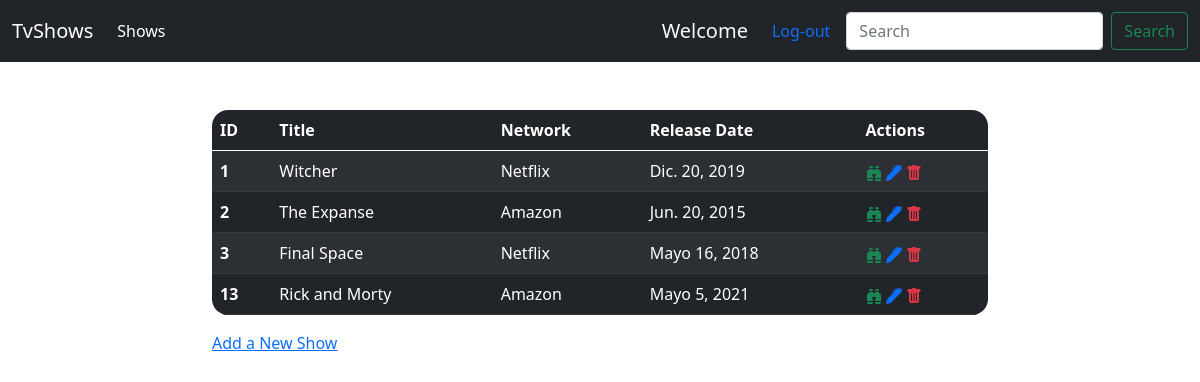
The app's page /shows (signed in), older data.
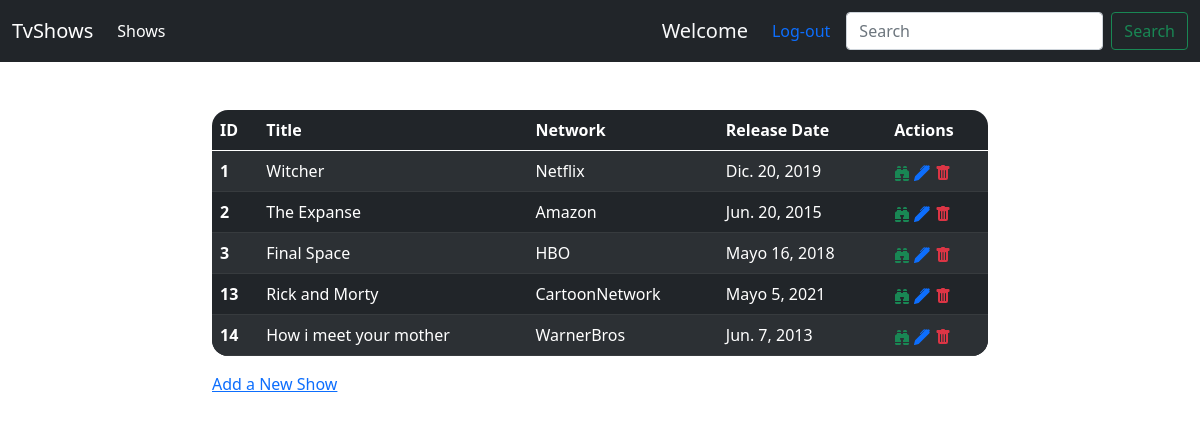
The same page, newer data.
### shows/models.py (models this page shows, shortened)
class Shows(models.Model):
    title = models.CharField(max_length=255,unique=True)
    desc = models.CharField(max_length=855)
    release_date = models.DateField()
    created_at = models.DateTimeField(auto_now_add=True)
    updated_at = models.DateTimeField(auto_now=True)
    network = models.ForeignKey(Networks,related_name="show",on_delete = models.CASCADE)
    img = models.URLField(default="https://img.freepik.com/free-vector/tv-show-neon-sign-style-text_44523-738.jpg?size=338&ext=jpg")
    objects = ShowsManager()

class Networks(models.Model):
    name = models.CharField(max_length=50)
    created_at = models.DateTimeField(auto_now_add=True)
    updated_at = models.DateTimeField(auto_now=True)

### shows/views.py (the view)
# urls.py: path('shows', views.shows),
def shows(request):
    if 'user' not in request.session:
        return redirect('/login')
    else:
        context = {'shows' : Shows.objects.all()}
        return render(request, 'shows.html',context)

### shows/templates/shows.html (shortened to what this page needs)
{% extends 'base.html' %}
{% block content%}
<div class="col-8 offset-2">
    <table class="table table-dark table-striped" style="border-collapse: collapse;
    border-radius: 1em;
    overflow: hidden;">
        <thead>
            <tr>
                <th scope="col">ID</th>
                <th scope="col">Title</th>
                <th scope="col">Network</th>
                <th scope="col">Release Date</th>
                <th scope="col">Actions</th>
            </tr>
        </thead>
        <tbody>
            {%for show in shows%}
            <tr>
                <th scope="row">{{show.id}}</th>
                <td>{{show.title}}</td>
                <td>{{show.network.name}}</td>
                <td>{{show.release_date}}</td>
                <td><a href="shows/{{show.id}}"></a>
                <a href="shows/{{show.id}}/edit"></a>
                <a href="" data-url="shows/delete/{{show.id}}" data-bs-toggle="modal" data-bs-target="#myModal" class="btndelete"></a>
            </td>
        </tr>
        {%endfor%}
    </tbody>
</table>
<div class="col-2">
    <a href="/shows/new">Add a New Show</a>
</div>
</div>
{%endblock%}

### shows/templates/base.html (shortened to what this page needs)
<!DOCTYPE html>
<html lang="en">
<head>
    <link href="https://cdn.jsdelivr.net/npm/bootstrap@5.1.0/dist/css/bootstrap.min.css" rel="stylesheet">
    <link rel="stylesheet" href="https://cdn.jsdelivr.net/npm/bootstrap-icons@1.5.0/font/bootstrap-icons.css">
    <link rel="stylesheet" href="https://cdnjs.cloudflare.com/ajax/libs/toastr.js/latest/toastr.css" />
</head>
<body style="background-image: url('https://namagic.com/wp-content/uploads/2020/04/tv-show-neon-signs-style-text_118419-1341.jpg');background-repeat: no-repeat;
background-size: cover;">
    <nav class="navbar navbar-expand-lg navbar-dark bg-dark">
        <div class="container-fluid">
            <a class="navbar-brand" href="#">TvShows</a>
            <div class="collapse navbar-collapse" id="navbarSupportedContent">
                <ul class="navbar-nav me-auto mb-2 mb-lg-0">
                    <li class="nav-item">
                        <a class="nav-link active" aria-current="page" href="/shows">Shows</a>
                    </li>
                </ul>
                {%if request.session.user is not None%}
                <p class="navbar-brand navbar-text me-2 mb-2 mb-lg-0 text-light" aria-current="page">Welcome {{request.session.user.name}}</p>
                <a class="nav-link active" aria-current="page" href="/logout">Log-out</a>
                {%else%}
                <p class="navbar-brand navbar-text me-2 mb-2 mb-lg-0 text-light" aria-current="page">Please</p>
                <a class="nav-link active" aria-current="page" href="/login">Log-in</a>
                {%endif%}
                <form class="d-flex">
                    <input class="form-control me-2" type="search" placeholder="Search" aria-label="Search">
                    <button class="btn btn-outline-success" type="submit">Search</button>
                </form>
            </div>
        </div>
    </nav>
    <div class="container-fluid  min-vh-100 mt-5" >
        <div class="row text-light mt-3">
            {% block content %}
            {% endblock %}
        </div>
    </div>
</body>
</html>

Row changes from the older to the newer data that the page shows:
changed Shows "Final Space": network.name "Netflix" → "HBO"
changed Shows "Rick and Morty": network.name "Amazon" → "CartoonNetwork"
added Shows: id "14", title "How i meet your mother", network.name "WarnerBros", release_date "Jun. 7, 2013"
